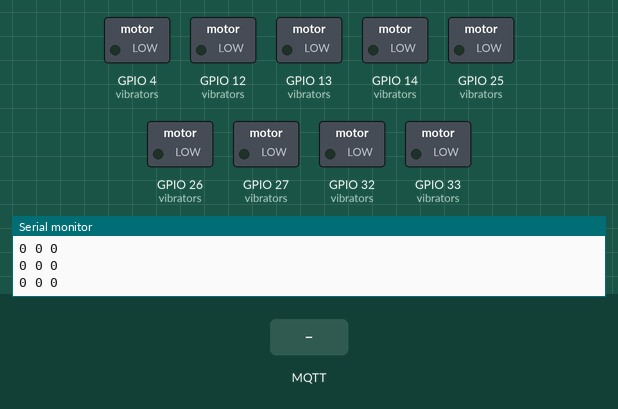
A sketch run on a simulated ESP32. Shown: switched loads named in the sketch (green lamp = pin HIGH), the last lines printed to the serial monitor. Inputs (shaded band) come from the test bench. WiFi joins after 1.5 s; servers stay silent unless stated; no MQTT or app messages arrive unless stated.

Above: at 2.7 s.
2.8 s: MQTT message "1" arrives on the first subscribed topic
At 3.5 s:
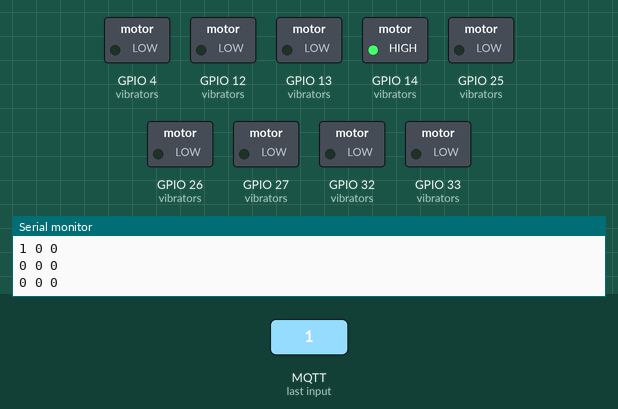
4.3 s: MQTT message "0" arrives on the first subscribed topic
At 4.7 s:
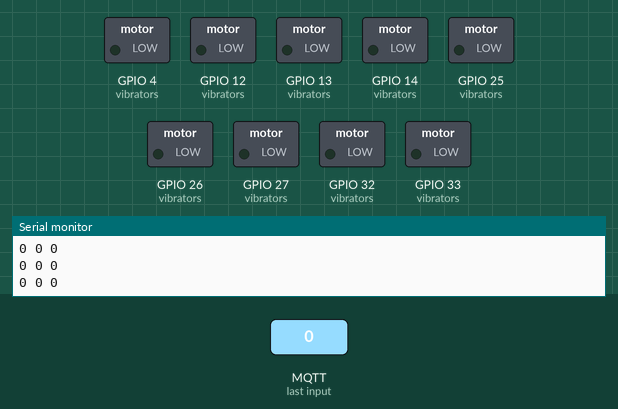
Timing chart, 0 to 7.3 s (numbered marks = the images above; inputs shaded):
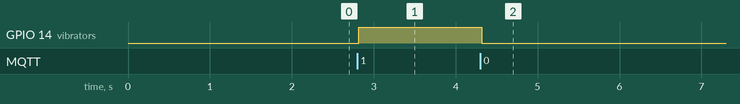

Measured:
- after the input at 2.8 s, GPIO 14 (vibrators): LOW → HIGH at once
- after the input at 4.3 s, GPIO 14 (vibrators): HIGH → LOW at once

The sketch:

ESP_receivedmatrix_vibrators.ino
```cpp
#include <WiFi.h>
#include <PubSubClient.h>
#include <freertos/FreeRTOS.h>
#include <freertos/task.h>

// WiFi credentials
const char* ssid = "pathpal"; // Replace with your Wi-Fi SSID
const char* password = "pathpal1"; // Replace with your Wi-Fi password

// MQTT broker address
const char* mqtt_server = "test.mosquitto.org"; // Public broker for MQTT communication

// Define vibrator pins
const int vibrators[3][3] = {
  {14, 32, 33},   // First row of vibrator pins
  {12, 26, 25},   // Second row of vibrator pins
  {13, 27, 4}   // Third row of vibrator pins
};

WiFiClient espClient;
PubSubClient client(espClient); // MQTT client using the WiFi client

// Global variable for the matrix to control vibrators
volatile int matrix[3][3] = {0}; // Matrix will be updated based on incoming MQTT messages

/*
 * Callback function to handle incoming MQTT messages
 * This function is triggered when a message is received on a subscribed topic.
 */
/*
 * Callback function to handle incoming MQTT messages
 * This function is triggered when a message is received on a subscribed topic.
 */
void callback(char* topic, byte* message, unsigned int length) {
  // Process incoming message and update the matrix
  if (length == 0) return; // If no message content, return

  // Clear previous matrix values
  for (int i = 0; i < 3; i++) {
    for (int j = 0; j < 3; j++) {
      matrix[i][j] = 0; // Reset matrix to default state
    }
  }

  // Convert the incoming message to a string
  String messageStr = String((char*)message).substring(0, length);
  Serial.println("Received: " + messageStr); // Debug print to show the message

  // Update the matrix based on the message content (assuming it is a JSON-like string)
  int index = 0;
  for (int i = 0; i < 3; i++) {
    for (int j = 0; j < 3; j++) {
      matrix[i][j] = messageStr[index] == '1' ? 1 : 0; // Set 1 or 0 based on the message
      index += 2; // Move to the next character in the message
    }
  }
}


/*
 * Function to connect to WiFi
 * This function establishes a connection to the specified WiFi network.
 */
void setup_wifi() {
  delay(10);
  Serial.print("Connecting to WiFi");
  WiFi.begin(ssid, password); // Begin the connection process

  // Continuously check the connection status until connected
  while (WiFi.status() != WL_CONNECTED) {
    delay(500);
    Serial.print("."); // Print dots to indicate connection attempt
  }

  Serial.println(" connected"); // Debug message when successfully connected
}

/*
 * Task to control vibrators based on the matrix values
 * This task runs on core 1 and is responsible for turning vibrators on or off.
 */
void controlVibratorsTask(void *param) {
  while (1) { // Infinite loop to keep controlling the vibrators
    for (int i = 0; i < 3; i++) {
      for (int j = 0; j < 3; j++) {
        digitalWrite(vibrators[i][j], matrix[i][j]); // Write values from matrix to control pins
        Serial.print(matrix[i][j]);
        Serial.print(" ");
      }
      Serial.println();
    }
    // Serial.println();
    delay(100); // Small delay to avoid overloading the system
  }
}

/*
 * Task to handle MQTT messages
 * This task runs on core 0 and is responsible for managing MQTT communication.
 */
void mqttTask(void *param) {
  client.setCallback(callback); // Set the callback to handle incoming MQTT messages

  while (1) { // Infinite loop to continuously handle MQTT connection and messages
    if (!client.connected()) {
      reconnect(); // If not connected, attempt to reconnect to the broker
    }
    client.loop(); // Keep the MQTT client loop running to process messages
    delay(10); // Small delay to avoid hogging CPU resources
  }
}

/*
 * Function to reconnect to the MQTT broker
 * This function attempts to connect to the MQTT broker and subscribes to the topic.
 */
void reconnect() {
  while (!client.connected()) { // Keep trying until connected
    Serial.print("Attempting MQTT connection...");
      client.setKeepAlive(60); // Set a keep-alive period for MQTT connection
    if (client.connect("ESP32Clientpathpal")) { // Connect with a unique client ID
      Serial.println("connected"); // Debug message when connected
      client.subscribe("vibrator/matrix"); // Subscribe to the topic to receive matrix data
    } else {
      Serial.print("failed, rc=");
      Serial.print(client.state()); // Print the reason for connection failure
      delay(5000); // Wait 5 seconds before trying again
    }
  }
}

void setup() {
  Serial.begin(115200); // Start serial communication for debugging

  // Initialize vibrator pins as OUTPUT
  for (int i = 0; i < 3; i++) {
    for (int j = 0; j < 3; j++) {
      pinMode(vibrators[i][j], OUTPUT); // Set each vibrator pin as an output pin
    }
  }

  setup_wifi(); // Connect to WiFi
  client.setServer(mqtt_server, 1883); // Set the MQTT broker address and port

  // Create a task to handle MQTT communication on core 0
  xTaskCreatePinnedToCore(
    mqttTask,               // Task function
    "MQTT Task",            // Name of the task
    10000,                  // Stack size for the task (in bytes)
    NULL,                   // Task input parameter (not used)
    1,                      // Priority of the task (1 is lowest priority)
    NULL,                   // Task handle (not used here)
    0                       // Core 0 to run the task (handling MQTT)
  );

  // Create a task to control vibrators on core 1
  xTaskCreatePinnedToCore(
    controlVibratorsTask,   // Task function
    "Control Vibrators Task", // Name of the task
    10000,                  // Stack size for the task (in bytes)
    NULL,                   // Task input parameter (not used)
    1,                      // Priority of the task (1 is lowest priority)
    NULL,                   // Task handle (not used here)
    1                       // Core 1 to run the task (handling vibrators)
  );
}

void loop() {
  // No code in the main loop, as tasks are running independently on different cores
}
```
